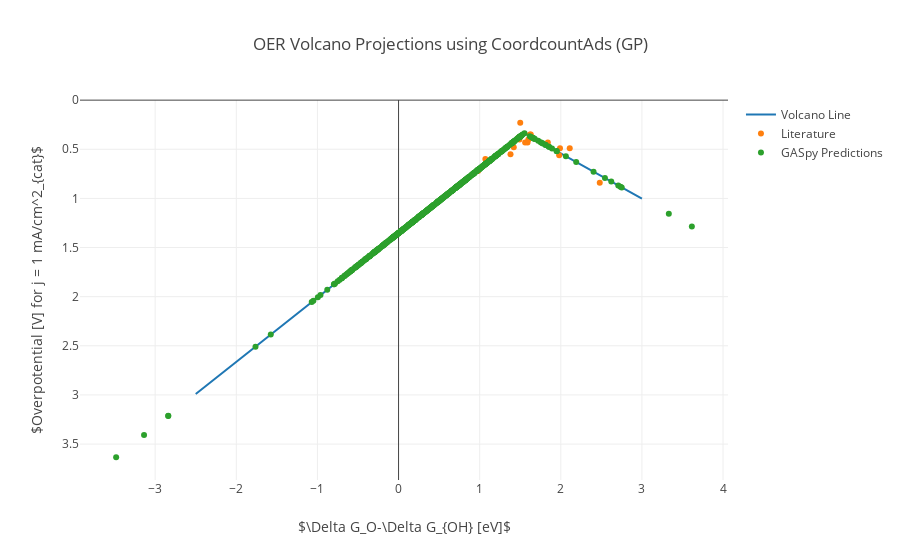

Notebook source saved alongside this figure:
### Markdown cell above
###### OER

### Code cell
# The domain to plot over
x = np.linspace(-2.5, 3, 100).tolist()

# Let's make a plot for each model
for model in MODELS:
    traces = []
    
    # Add the volcano line
    traces.append(go.Scatter(x=x,
                             y=map(CURVES['OER'], x),
                             mode='lines',
                             name='Volcano Line'))
 
    # Add the data points from the original volcano
    traces.append(go.Scatter(x=POINTS['OER']['x'],
                             y=POINTS['OER']['y'],
                             mode='markers',
                             text=POINTS['OER']['labels'],
                             name='Literature'))
    
    # Add our predictions
    traces.append(go.Scatter(x=OER_ENERGIES.values(),
                             y=map(CURVES['OER'], OER_ENERGIES.values()),
                             mode='markers',
                             text=['\n'.join(key) for key in OER_ENERGIES.keys()],
                             name='GASpy Predictions'))
    
    # Format and plot
    layout = go.Layout(xaxis=dict(title='$\Delta G_O-\Delta G_{OH} [eV]$'),
                       yaxis=dict(title='$Overpotential [V] for j = 1 mA/cm^2_{cat}$',
                                  autorange='reversed'),
                       title='OER Volcano Projections using CoordcountAds (%s)' % model)
    iplot(go.Figure(data=traces, layout=layout))

### Figure 1 — Plotly figure (JSON) as saved in the notebook; plotly's stock layout.template omitted (floating-point values rounded to 4 significant figures; data arrays with more than 128 entries replaced by an {"elided": "..."} marker saying what was removed)
{"data": [{"mode": "lines", "name": "Volcano Line", "type": "scatter", "x": [-2.5, -2.444, -2.389, -2.333, -2.278, -2.222, -2.167, -2.111, -2.056, -2, -1.944, -1.889, -1.833, -1.778, -1.722, -1.667, -1.611, -1.556, -1.5, -1.444, -1.389, -1.333, -1.278, -1.222, -1.167, -1.111, -1.056, -1, -0.9444, -0.8889, -0.8333, -0.7778, -0.7222, -0.6667, -0.6111, -0.5556, -0.5, -0.4444, -0.3889, -0.3333, -0.2778, -0.2222, -0.1667, -0.1111, -0.05556, 0, 0.05556, 0.1111, 0.1667, 0.2222, 0.2778, 0.3333, 0.3889, 0.4444, 0.5, 0.5556, 0.6111, 0.6667, 0.7222, 0.7778, 0.8333, 0.8889, 0.9444, 1, 1.056, 1.111, 1.167, 1.222, 1.278, 1.333, 1.389, 1.444, 1.5, 1.556, 1.611, 1.667, 1.722, 1.778, 1.833, 1.889, 1.944, 2, 2.056, 2.111, 2.167, 2.222, 2.278, 2.333, 2.389, 2.444, 2.5, 2.556, 2.611, 2.667, 2.722, 2.778, 2.833, 2.889, 2.944, 3], "y": [2.991, 2.955, 2.918, 2.882, 2.846, 2.809, 2.773, 2.736, 2.7, 2.663, 2.627, 2.591, 2.554, 2.518, 2.481, 2.445, 2.409, 2.372, 2.336, 2.299, 2.263, 2.227, 2.19, 2.154, 2.117, 2.081, 2.044, 2.008, 1.972, 1.935, 1.899, 1.862, 1.826, 1.79, 1.753, 1.717, 1.68, 1.644, 1.608, 1.571, 1.535, 1.498, 1.462, 1.425, 1.389, 1.353, 1.316, 1.28, 1.243, 1.207, 1.171, 1.134, 1.098, 1.061, 1.025, 0.9885, 0.9521, 0.9157, 0.8793, 0.8429, 0.8065, 0.77, 0.7336, 0.6972, 0.6608, 0.6244, 0.588, 0.5516, 0.5152, 0.4788, 0.4423, 0.4059, 0.3695, 0.3379, 0.3634, 0.389, 0.4146, 0.4401, 0.4657, 0.4913, 0.5168, 0.5424, 0.568, 0.5935, 0.6191, 0.6447, 0.6703, 0.6958, 0.7214, 0.747, 0.7725, 0.7981, 0.8237, 0.8492, 0.8748, 0.9004, 0.926, 0.9515, 0.9771, 1.003]}, {"mode": "markers", "name": "Literature", "text": ["LaCrO3", "PtO2", "IrO2 110", "IrO2 100", "NiCoOx", "CoOx-(a)", "IrOx/SrIrO3", "NiOx", "LaCoO3", "CoFeOx", "NiFeOx", "FeCoW", "LaNiO3", "LaMnO3", "LaFeO3 FM", "LaFeO3 GAFM", "TiO2"], "type": "scatter", "x": [0.98, 1.07, 1.38, 1.42, 1.48, 1.49, 1.5, 1.56, 1.59, 1.6, 1.62, 1.63, 1.84, 1.98, 1.99, 2.11, 2.48], "y": [0.72, 0.6, 0.55, 0.48, 0.38, 0.4, 0.23, 0.43, 0.43, 0.4, 0.35, 0.35, 0.43, 0.56, 0.49, 0.49, 0.84]}, {"mode": "markers", "name": "GASpy Predictions", "text": {"elided": "596 str values"}, "type": "scatter", "x": {"elided": "596 float values"}, "y": {"elided": "596 float values"}}], "layout": {"title": "OER Volcano Projections using CoordcountAds (GP)", "xaxis": {"title": "$\\Delta G_O-\\Delta G_{OH} [eV]$"}, "yaxis": {"autorange": "reversed", "title": "$Overpotential [V] for j = 1 mA/cm^2_{cat}$"}}}
